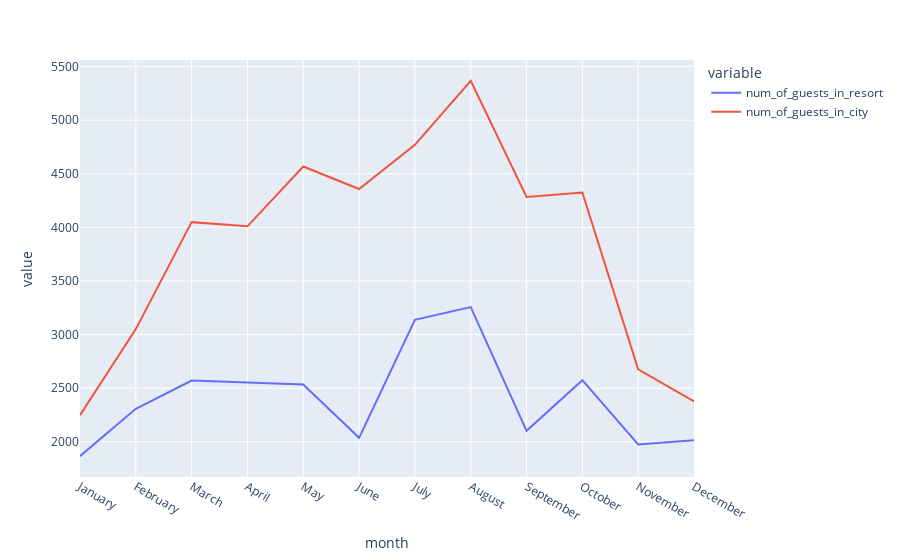

The code cell stored with this chart in its notebook:
### Code cell
px.line(data_frame=final_rush, x='month', y=['num_of_guests_in_resort', 'num_of_guests_in_city'])

### Figure 1 — Plotly figure (JSON) as saved in the notebook; plotly's stock layout.template omitted (floating-point values rounded to 4 significant figures)
{"data": [{"hovertemplate": "variable=num_of_guests_in_resort<br>month=%{x}<br>value=%{y}<extra></extra>", "legendgroup": "num_of_guests_in_resort", "line": {"color": "#636efa", "dash": "solid"}, "marker": {"symbol": "circle"}, "mode": "lines", "name": "num_of_guests_in_resort", "orientation": "v", "showlegend": true, "type": "scatter", "x": ["January", "February", "March", "April", "May", "June", "July", "August", "September", "October", "November", "December"], "xaxis": "x", "y": [1866, 2308, 2571, 2550, 2535, 2037, 3137, 3257, 2102, 2575, 1975, 2014], "yaxis": "y"}, {"hovertemplate": "variable=num_of_guests_in_city<br>month=%{x}<br>value=%{y}<extra></extra>", "legendgroup": "num_of_guests_in_city", "line": {"color": "#EF553B", "dash": "solid"}, "marker": {"symbol": "circle"}, "mode": "lines", "name": "num_of_guests_in_city", "orientation": "v", "showlegend": true, "type": "scatter", "x": ["January", "February", "March", "April", "May", "June", "July", "August", "September", "October", "November", "December"], "xaxis": "x", "y": [2249, 3051, 4049, 4010, 4568, 4358, 4770, 5367, 4283, 4326, 2676, 2377], "yaxis": "y"}], "layout": {"legend": {"title": {"text": "variable"}, "tracegroupgap": 0}, "margin": {"t": 60}, "xaxis": {"anchor": "y", "domain": [0, 1], "title": {"text": "month"}}, "yaxis": {"anchor": "x", "domain": [0, 1], "title": {"text": "value"}}}}
